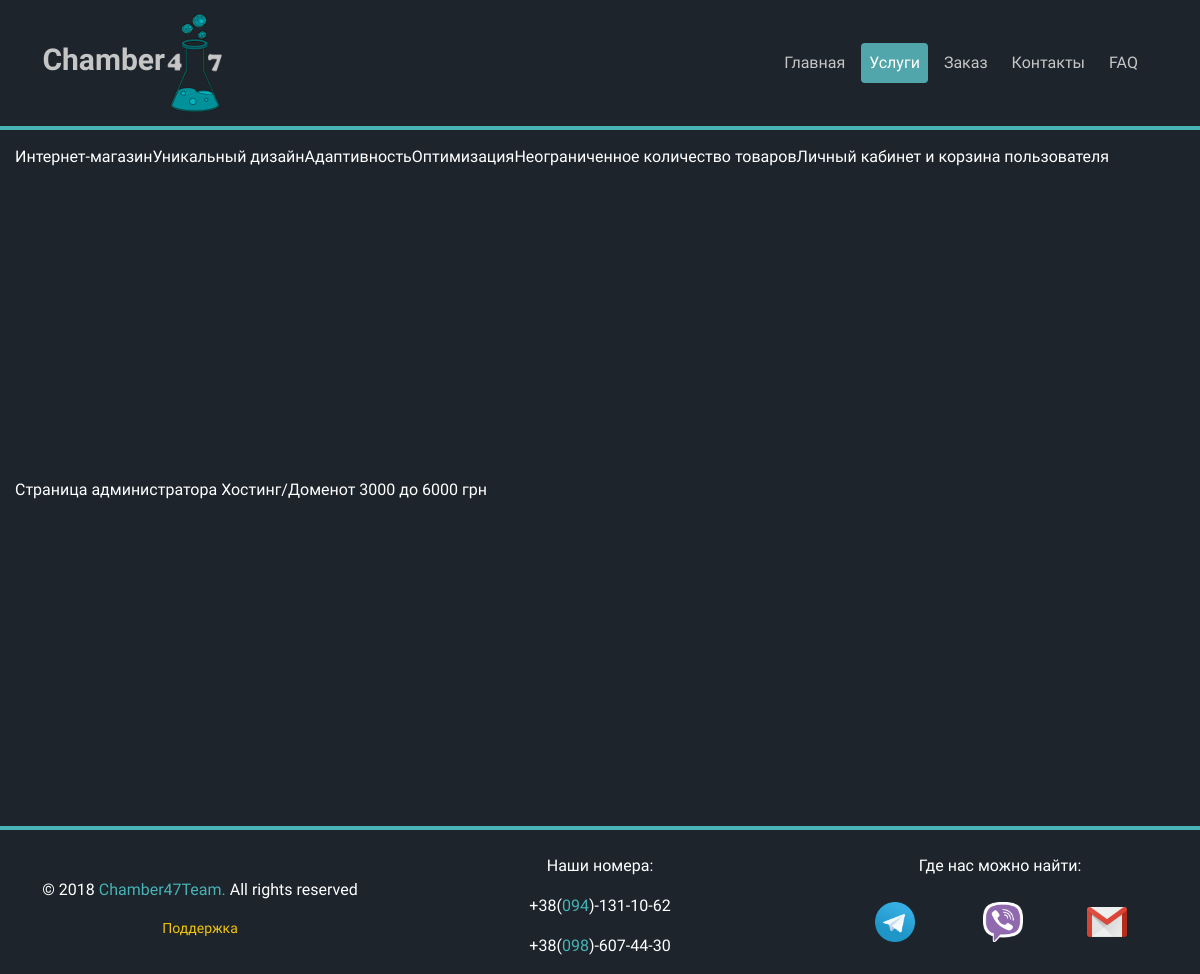
Page /main/service/web_shop/ on the earlier database version.
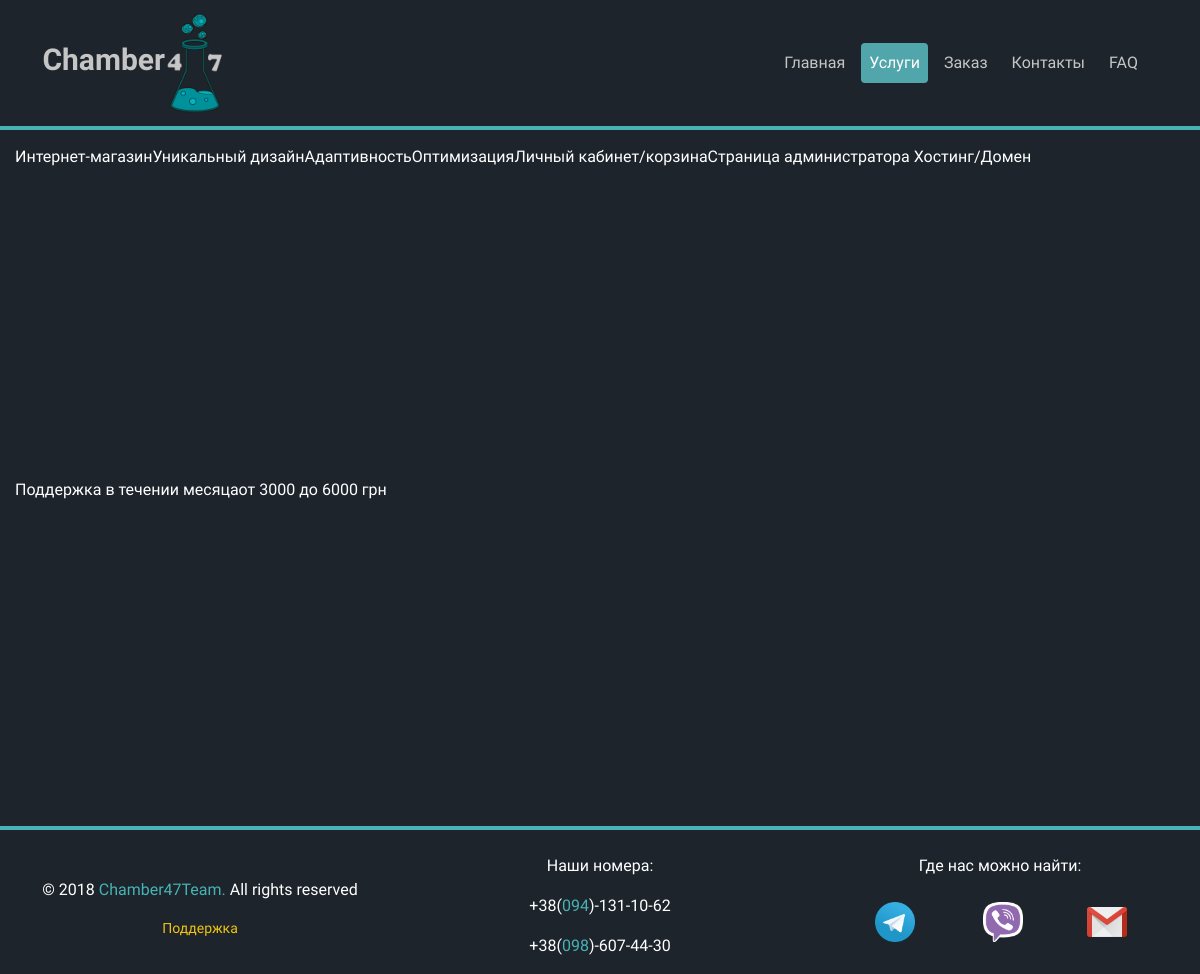
Same page on the later database version.
### main_app/models.py (models this page shows, shortened)
class Services(models.Model):
    class Meta:
        ordering = ['name']
        verbose_name = 'Услугу'
        verbose_name_plural = 'Услуги'
    name = models.CharField(max_length=100, db_index=True, verbose_name='Название типа сайта')
    slug = models.SlugField(max_length=200, db_index=True,
                            unique=True, help_text='Нужно использовать для создания "хороших" URL-ов')
    price = models.price = models.CharField(max_length=20, verbose_name="Цена(грн)")
    available = models.BooleanField(default=False, verbose_name='Доступна услуга')
    image = models.ImageField(upload_to='products/img/%Y/%m/%d/', blank=True,
                              verbose_name="Картинка для услуги(300 x 300)")
    description = RichTextUploadingField(blank=True, verbose_name='Описание')

### main_app/views.py (the view)
# urls.py: url(r'^service/(?P<slug>[\w-]+)/$', views.service_detail_view, name='service_detail'),
def service_detail_view(request, slug):
    service = get_object_or_404(Services, slug=slug, available=True)
    return render(request, 'main_app/services_detail.html', {
        'service': service
    })

### templates/main_app/services_detail.html (shortened to what this page needs)
{% extends 'base.html' %}
    {% block main_menu %}
        <li class="nav-item">
            <a class="nav-link" href="{% url 'main_app:index' %}">Главная</a>
        </li>
        <li class="nav-item active">
            <a class="nav-link" href="{% url 'main_app:service_list' %}">Услуги</a>
        </li>
        <li class="nav-item">
            <a class="nav-link" href="{% url 'forms_app:order' %}">Заказ</a>
        </li>
        <li class="nav-item">
            <a class="nav-link" href="{% url 'main_app:contacts' %}">Контакты</a>
        </li>
        <li class="nav-item">
            <a class="nav-link" href="{% url 'main_app:faq' %}">FAQ</a>
        </li>
    {% endblock %}
    {% block content %}
        {{ service.name }}
         {% autoescape off %}
             {{ service.description }}
         {% endautoescape %}
        {{ service.price }}
    {% endblock %}

Differences in the rows shown:
changed Services "Интернет-магазин": description "Уникальный дизайн Адаптивность Оптимизация Неограниченное количество товаров Личный кабинет и корзина пользователя Страница администратора Хостинг/Домен" → "Уникальный дизайн Адаптивность Оптимизация Личный кабинет/корзина Страница администратора Хостинг/Домен Поддержка в течении месяца"
